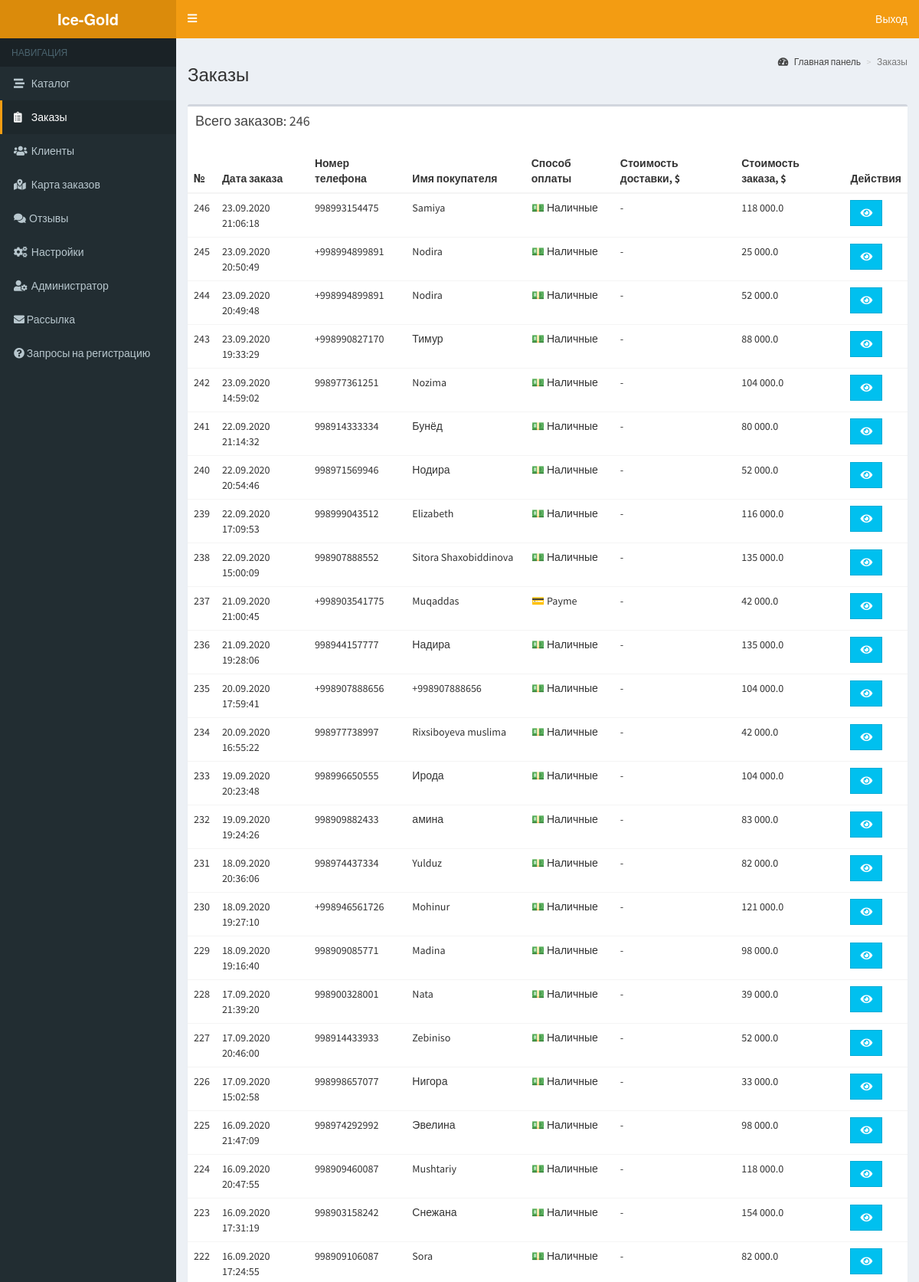
The app's page /orders (signed in, upper part) with its own data.
### application/core/models.py (models this page shows, shortened)
class Order(db.Model):
    __tablename__ = 'orders'
    id = db.Column(db.Integer, primary_key=True)
    user_id = db.Column(db.Integer, db.ForeignKey('users.id'))
    user_name = db.Column(db.String(100))
    shipping_method = db.Column(db.String(50))
    payment_method = db.Column(db.String(50))
    address_txt = db.Column(db.String(100))
    phone_number = db.Column(db.String(15))
    confirmed = db.Column(db.Boolean, default=False)
    confirmation_date = db.Column(db.DateTime)
    delivery_price = db.Column(db.Integer)
    total_amount = db.Column(db.Float)
    order_items = db.relationship('OrderItem', lazy='dynamic',
                                  backref='order', cascade='all, delete-orphan')
    location = db.relationship('Location', uselist=False, cascade='all,delete', backref='order')
    class ShippingMethods:
        PICK_UP = 'pickup'
        DELIVERY = 'delivery'
    class PaymentMethods:
        CASH = 'cash'
        PAYME = 'payme'

### application/admin/orders.py (the view)
@bp.route('/orders', methods=['GET'])
@login_required
def orders():
    all_orders = orderservice.get_all_confirmed_orders()
    return render_template('admin/orders.html', title='Заказы', area='orders', orders=all_orders)

### application/admin/__init__.py (called while the page is built)
@bp.context_processor
def view_context_processor():
    return {
        'year': datetime.now().year
    }

### application/core/models.py (called while the page is built)
@login.user_loader
def load_user(user_id):
    return UserAdmin.query.get(int(user_id))

### application/core/orderservice.py (called while the page is built)
def get_all_confirmed_orders() -> List[Order]:
    return Order.query.filter(Order.confirmed == True).order_by(Order.confirmation_date.desc()).all()

### application/resources/strings.py (called while the page is built)
def get_string(key, language='ru'):
    if language == 'ru':
        return _strings_ru.get(key, 'no_string')
    elif language == 'uz':
        return _strings_uz.get(key, 'no_string')
    else:
        raise Exception('Invalid language')

def from_order_payment_method(value: str, language: str) -> str:
    return get_string('order.' + value, language)

### application/utils/date.py (called while the page is built)
def convert_utc_to_asia_tz(utc_date: datetime):
    from_zone = tz.tzutc()
    to_zone = tz.gettz('Asia/Tashkent')
    utc = utc_date.replace(tzinfo=from_zone)
    local = utc.astimezone(to_zone)
    return local

### application/utils/filters.py (called while the page is built)
@app.template_filter()
def datetime(value, date_format='%d.%m.%Y %H:%M:%S', convert_from_utc=False):
    if convert_from_utc:
        date = convert_utc_to_asia_tz(value)
    else:
        date = value
    return date.strftime(date_format)

@app.template_filter()
def payment_method(value):
    return strings.from_order_payment_method(value, 'ru')

@app.template_filter()
def price(value):
    return '{0:,}'.format(value).replace(',', ' ')

@app.template_filter()
def total_order_sum(order):
    order_items = order.order_items.all()
    summary_dishes_sum = [order_item.count * order_item.dish.price for order_item in order_items if order_item.dish]
    total = sum(summary_dishes_sum)
    return total

### application/templates/admin/orders.html
{% extends 'layouts/admin.html' %}
{% block header %}Заказы{% endblock %}
{% block breadcrumbs %}
    <li class="active">Заказы</li>
{% endblock %}
{% block content %}
    <div class="row">
        <div class="col-xs-12">
            <div class="box">
                <div class="box-header">
                    <h4 class="box-title">Всего заказов: {{ orders|length }}</h4>
                </div>
                <div class="box-body table-responsive no-padding">
                    <table class="table table-hover">
                        <caption></caption>
                        <thead>
                            <tr>
                                <th>№</th>
                                <th>Дата заказа</th>
                                <th>Номер телефона</th>
                                <th>Имя покупателя</th>
                                <th>Способ оплаты</th>
                                <th>Стоимость доставки, $</th>
                                <th>Стоимость заказа, $</th>
                                <th>Действия</th>
                            </tr>
                        </thead>
                        <tbody>
                            {% for order in orders %}
                                <tr>
                                    <td>{{ loop.revindex }}</td>
                                    <td>{{ order.confirmation_date|datetime(convert_from_utc=True) }}</td>
                                    <td>{{ order.phone_number }}</td>
                                    <td>
                                        {% if order.user_name %}
                                            {{ order.user_name }}
                                        {% else %}
                                            N/A
                                        {% endif %}
                                    </td>
                                    <td>{{ order.payment_method|payment_method }}</td>
                                    <td>
                                        {% if order.delivery_price %}
                                            {{ order.delivery_price|price }}
                                        {% else %}
                                            -
                                        {% endif %}
                                    </td>
                                    <td>
                                        {% if order.total_amount %}
                                            {{ order.total_amount|price }}
                                        {% else %}
                                            {{ order|total_order_sum|price }}
                                        {% endif %}
                                    </td>
                                    <td>
                                        <a href="{{ url_for('admin.order', order_id=order.id) }}"
                                           class="btn btn-flat btn-info" data-toggle="tooltip" data-placement="top" title="Посмотреть">
                                            <i class="fas fa-eye"></i>
                                        </a>
                                    </td>
                                </tr>
                            {% endfor %}
                        </tbody>
                    </table>
                </div>
            </div>
        </div>
    </div>
{% endblock %}

### records on screen
Order: confirmation_date "23.09.2020 21:06:18", phone_number "998993154475", user_name "Samiya", payment_method|payment_method "💵 Наличные", total_amount "118 000.0"
Order: confirmation_date "23.09.2020 20:50:49", phone_number "+998994899891", user_name "Nodira", payment_method|payment_method "💵 Наличные", total_amount "25 000.0"
Order: confirmation_date "23.09.2020 20:49:48", phone_number "+998994899891", user_name "Nodira", payment_method|payment_method "💵 Наличные", total_amount "52 000.0"
Order: confirmation_date "23.09.2020 19:33:29", phone_number "+998990827170", user_name "Тимур", payment_method|payment_method "💵 Наличные", total_amount "88 000.0"
Order: confirmation_date "23.09.2020 14:59:02", phone_number "998977361251", user_name "Nozima", payment_method|payment_method "💵 Наличные", total_amount "104 000.0"
Order: confirmation_date "22.09.2020 21:14:32", phone_number "998914333334", user_name "Бунёд", payment_method|payment_method "💵 Наличные", total_amount "80 000.0"
Order: confirmation_date "22.09.2020 20:54:46", phone_number "998971569946", user_name "Нодира", payment_method|payment_method "💵 Наличные", total_amount "52 000.0"
Order: confirmation_date "22.09.2020 17:09:53", phone_number "998999043512", user_name "Elizabeth", payment_method|payment_method "💵 Наличные", total_amount "116 000.0"
Order: confirmation_date "22.09.2020 15:00:09", phone_number "998907888552", user_name "Sitora Shaxobiddinova", payment_method|payment_method "💵 Наличные", total_amount "135 000.0"
Order: confirmation_date "21.09.2020 21:00:45", phone_number "+998903541775", user_name "Muqaddas", payment_method|payment_method "💳 Payme", total_amount "42 000.0"
Order: confirmation_date "21.09.2020 19:28:06", phone_number "998944157777", user_name "Надира", payment_method|payment_method "💵 Наличные", total_amount "135 000.0"
Order: confirmation_date "20.09.2020 17:59:41", phone_number "+998907888656", user_name "+998907888656", payment_method|payment_method "💵 Наличные", total_amount "104 000.0"
Order: confirmation_date "20.09.2020 16:55:22", phone_number "998977738997", user_name "Rixsiboyeva muslima", payment_method|payment_method "💵 Наличные", total_amount "42 000.0"
Order: confirmation_date "19.09.2020 20:23:48", phone_number "998996650555", user_name "Ирода", payment_method|payment_method "💵 Наличные", total_amount "104 000.0"
Order: confirmation_date "19.09.2020 19:24:26", phone_number "998909882433", user_name "амина", payment_method|payment_method "💵 Наличные", total_amount "83 000.0"
Order: confirmation_date "18.09.2020 20:36:06", phone_number "998974437334", user_name "Yulduz", payment_method|payment_method "💵 Наличные", total_amount "82 000.0"
Order: confirmation_date "18.09.2020 19:27:10", phone_number "+998946561726", user_name "Mohinur", payment_method|payment_method "💵 Наличные", total_amount "121 000.0"
Order: confirmation_date "18.09.2020 19:16:40", phone_number "998909085771", user_name "Madina", payment_method|payment_method "💵 Наличные", total_amount "98 000.0"
Order: confirmation_date "17.09.2020 21:39:20", phone_number "998900328001", user_name "Nata", payment_method|payment_method "💵 Наличные", total_amount "39 000.0"
Order: confirmation_date "17.09.2020 20:46:00", phone_number "998914433933", user_name "Zebiniso", payment_method|payment_method "💵 Наличные", total_amount "52 000.0"
Order: confirmation_date "17.09.2020 15:02:58", phone_number "998998657077", user_name "Нигора", payment_method|payment_method "💵 Наличные", total_amount "33 000.0"
Order: confirmation_date "16.09.2020 21:47:09", phone_number "998974292992", user_name "Эвелина", payment_method|payment_method "💵 Наличные", total_amount "98 000.0"
Order: confirmation_date "16.09.2020 20:47:55", phone_number "998909460087", user_name "Mushtariy", payment_method|payment_method "💵 Наличные", total_amount "118 000.0"
Order: confirmation_date "16.09.2020 17:31:19", phone_number "998903158242", user_name "Снежана", payment_method|payment_method "💵 Наличные", total_amount "154 000.0"
Order: confirmation_date "16.09.2020 17:24:55", phone_number "998909106087", user_name "Sora", payment_method|payment_method "💵 Наличные", total_amount "82 000.0"

### other values on screen
{{ orders|length }} "246"
